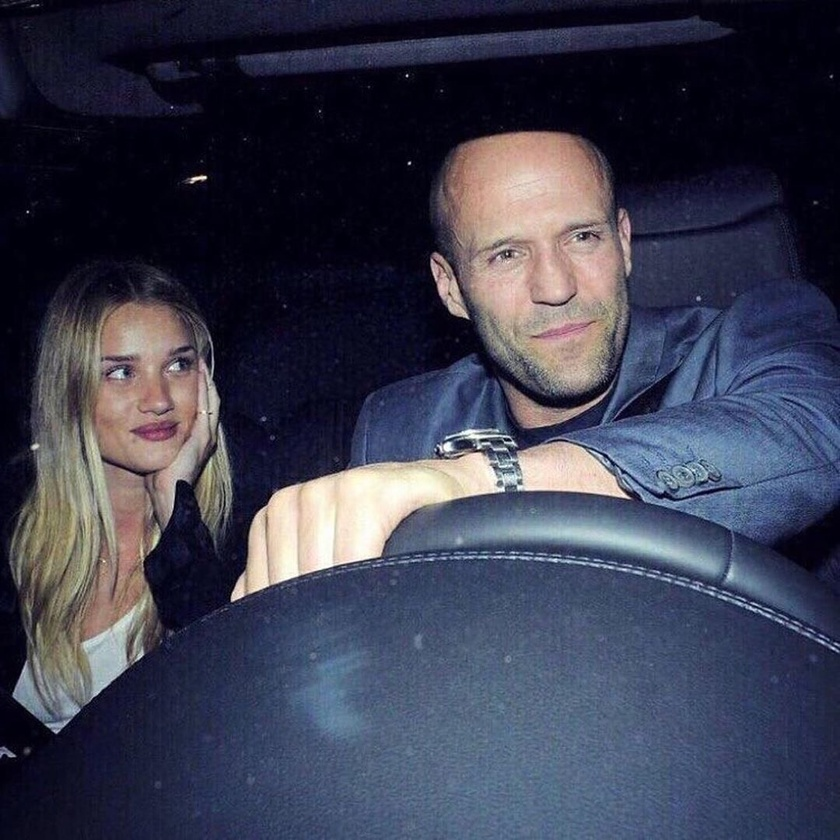
#> input picture persons.JPG, 840 x 840 px, shrunk from 1080 x 1080 before the run, found by its file name
$ python yuztanima.py
#> lines starting #> are read from the running program, lines starting #| are printed output that depends on the picture; after the words box and inside, x2 and y2 are one past the last pixel; in counts of white or black regions, pixels touching at a corner belong together
#OpenCV'yi projemize ekliyoruz.
import cv2
#Yüz tanıması için classımızı ekliyoruz.
face_cascade = cv2.CascadeClassifier('./haarcascade_frontalface_alt.xml')
#Kullanacağımız fotoğraf.
image = cv2.imread('./persons.jpg',0)
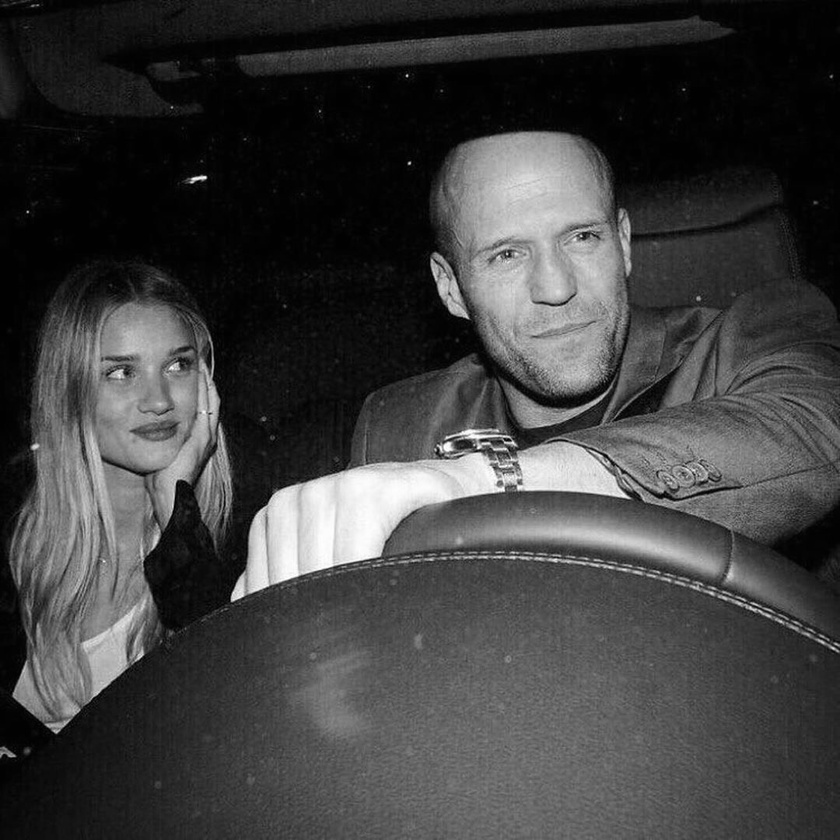
#> image: shape (840, 840); min 0, max 255, mean 63.5
while(True):
    #Yüz tanıma classımız yüzleri arıyor.
    faces = face_cascade.detectMultiScale(image, 1.1, 5)
#> faces = [[69, 304, 172, 172], [449, 169, 201, 201]]
    #Bulunan yüzlerin etrafını çiziyoruz.
    for (x,y,w,h) in faces:
        cv2.rectangle(image, (x, y), (x+w, y+h), (255, 0, 0), 2)
#> this loop made 2 passes
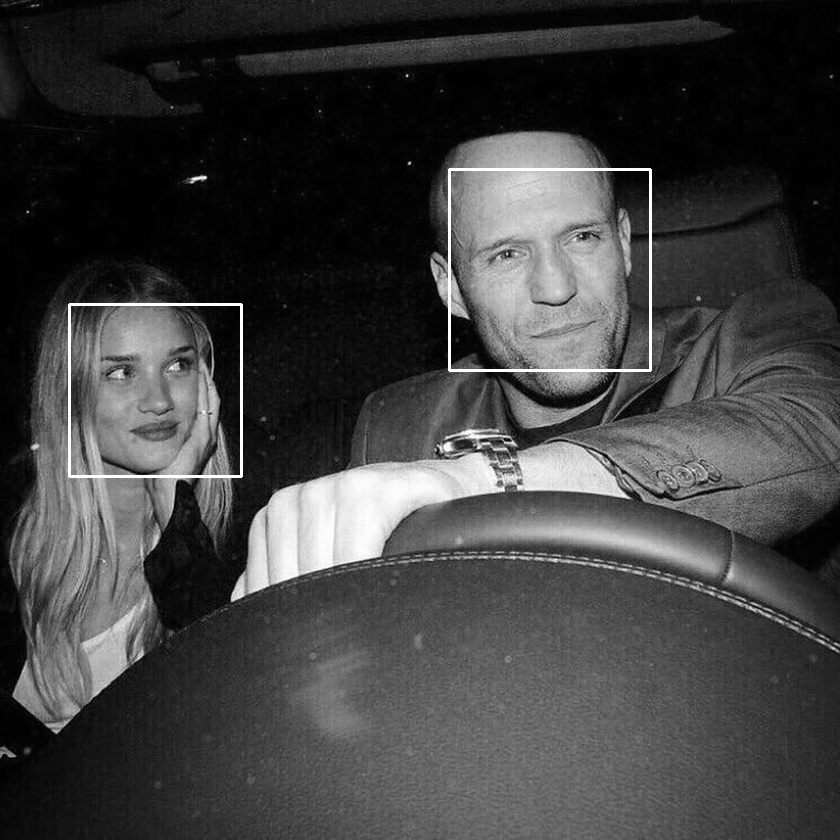
#> image: shape (840, 840); 0.63% of pixels changed, all inside (x1, y1, x2, y2) = (68, 168, 652, 478)
    #Bulunan yüzlerle beraber fotoğrafın çıktısını gösteriyoruz.
    cv2.imshow('frame',image)
    cv2.waitKey(0)
    cv2.destroyAllWindows()

$ run again, with Ekrangoruntusu.jpg copied over persons.JPG
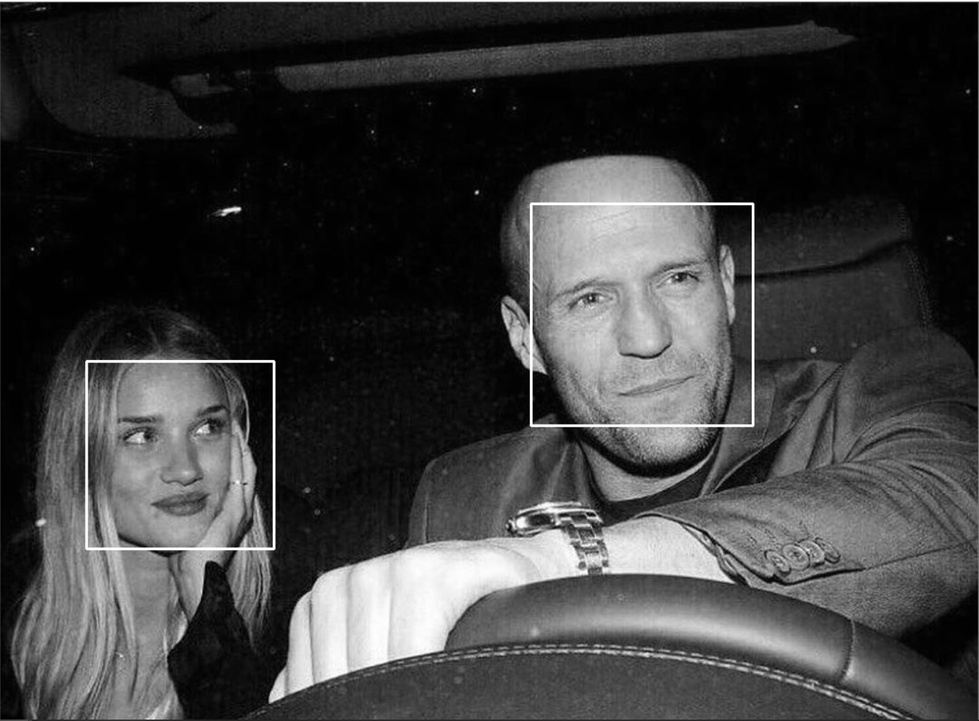
#> input picture Ekrangoruntusu.jpg, 979 x 721 px, shrunk from 1352 x 995 before the run, found by its file name
#> image is the input picture: shape (721, 979); min 0, max 255, mean 61.5
#> faces = [[86, 362, 184, 184], [527, 210, 218, 218]]
#> the loop `for (x,y,w,h) in faces:` made 2 passes
#> after the loop `for (x,y,w,h) in faces:`:
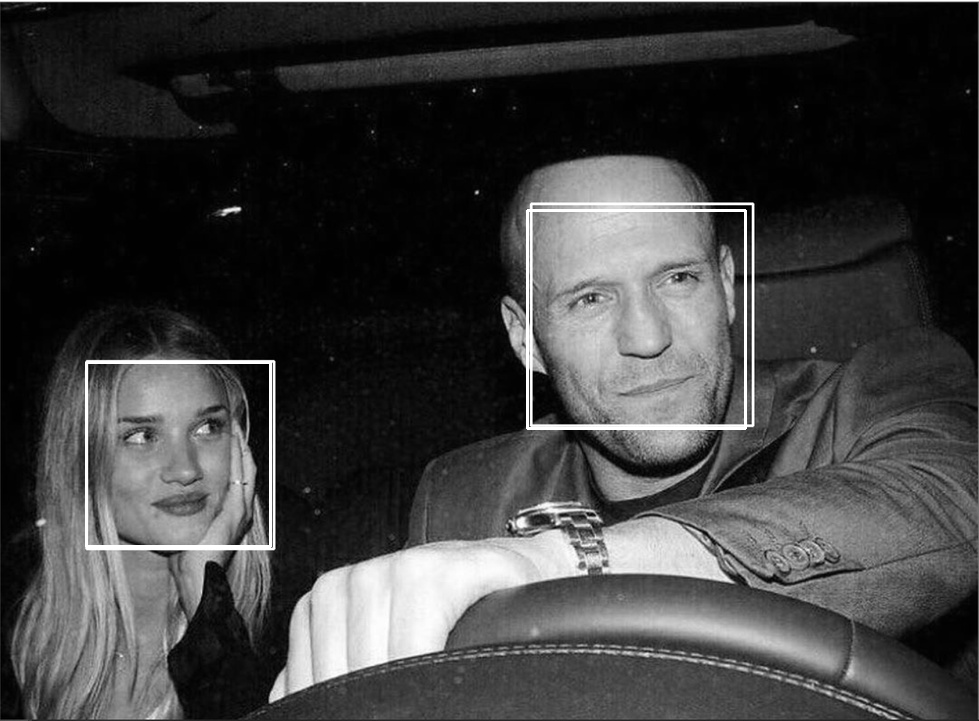
#> image: shape (721, 979); 0.65% of pixels changed, all inside (x1, y1, x2, y2) = (85, 209, 747, 548)
